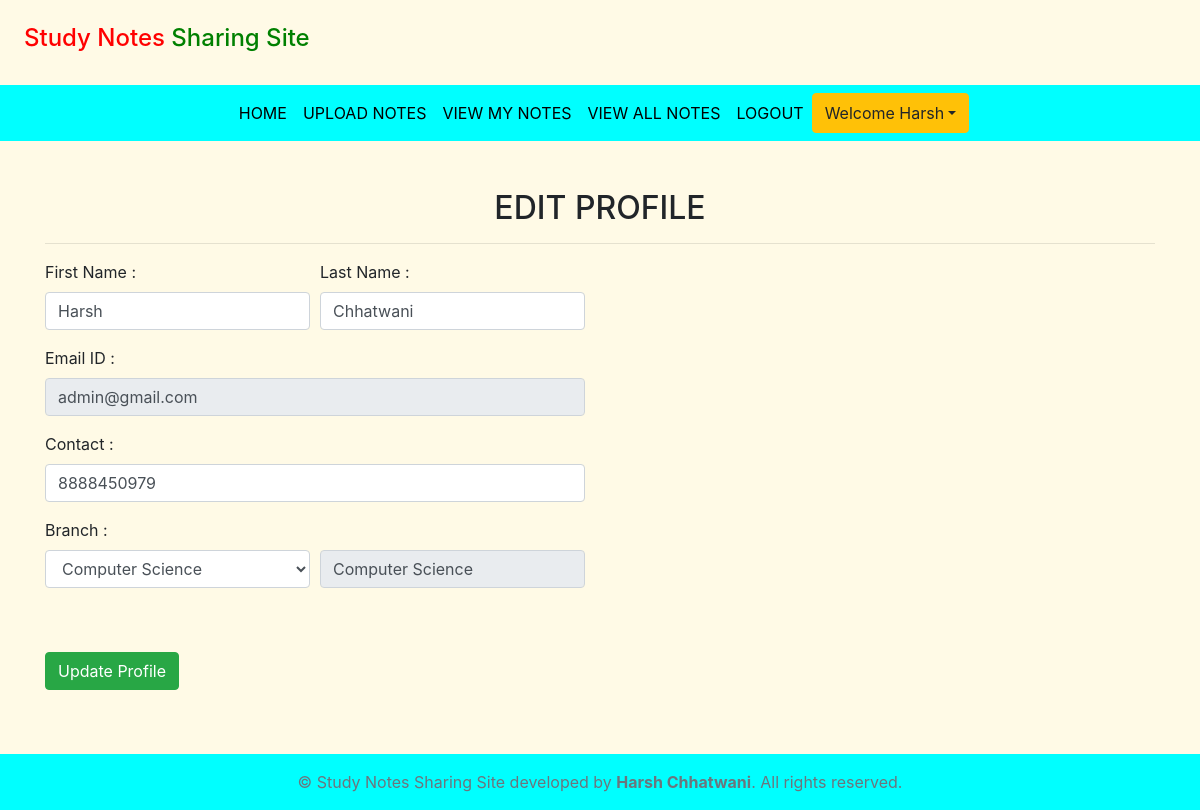
Screenshot of /editprofile/ (signed in) with the database file from the repository.
### notes/models.py (models this page shows, shortened)
class Signup(models.Model):
    user = models.ForeignKey(User, on_delete=models.CASCADE)
    contact = models.CharField(max_length=10,null=True)
    branch = models.CharField(max_length=30)
    role = models.CharField(max_length=15)

### notes/views.py (the view, shortened to what this page needs)
# urls.py: path('editprofile/',editprofile,name='editprofile'),
def editprofile(request):
    if not request.user.is_authenticated:
        return redirect('/login')
    user = User.objects.get(id=request.user.id)
    data = Signup.objects.get(user=user)
    error = False
    d = {'data':data,'user':user,'error':error}
    return render(request,'editprofile.html',d)

### notes/templates/editprofile.html (shortened to what this page needs)
{% extends 'usernavigation.html' %}
{% load static %}
{% block body %}
<div class="container">
    <h2 class="text-center mt-5">EDIT PROFILE</h2>
    <hr>
    <div class="row">
        <div class="col-sm-6">
            <form method="post">
                <div class="form-row">
                    <div class="form-group col-sm-6">
                        <label>First Name :</label>
                        <input type="text" class="form-control" value="{{data.user.first_name}}" name="firstname">
                    </div>
                    <div class="form-group col-sm-6">
                        <label>Last Name :</label>
                        <input type="text" class="form-control" value="{{data.user.last_name}}" name="lastname">
                    </div>
                </div>
                <div class="form-row">
                    <div class="form-group col-md-12">
                        <label>Email ID :</label>
                        <input type="text" class="form-control" value="{{data.user.username}}" name="emailid" readonly>
                    </div>
                </div>
                <div class="form-row">
                    <div class="form-group col-md-12">
                        <label>Contact :</label>
                        <input type="text" class="form-control" value="{{data.contact}}" name="contact">
                    </div>
                </div>
                <div class="form-row">
                    <div class="form-group col-md-6">
                        <label>Branch :</label>
                        <select class="form-control" name="branch">
                            <option value="Computer Science">Computer Science</option>
                        </select>
                    </div>
                    <div class="form-group col-md-6 mt-2">
                        <br>
                        <input type="text" value="{{data.branch}}" class="form-control" disabled>
                    </div>
                </div>
                <input type="submit" value="Update Profile" class="btn btn-success mt-5">
            </form>
        </div>
    </div>
</div>
{% endblock %}

### notes/templates/usernavigation.html (shortened to what this page needs)
<html lang="en">
<head>
  {% load static %}
  <link rel="stylesheet" href="https://maxcdn.bootstrapcdn.com/bootstrap/4.3.1/css/bootstrap.min.css">
  <link rel="stylesheet" href="https://use.fontawesome.com/releases/v5.6.3/css/all.css">
  <link rel="stylesheet" href="{% static 'css/mystyle.css' %}?v=2">
</head>
<body>
<h4 style="padding:2%"><span style="color:red;">Study Notes</span><span style="color:green;"> Sharing Site</span></h4>
<nav class="navbar navbar-expand-sm justify-content-center" style="background-color : aqua;">
<ul class="navbar-nav">
  <li class="navbar-item">
    <a class="nav-link" href="{% url 'profile' %}">HOME</a>
  </li>
  <li class="nav-item">
    <a class="nav-link" href="{% url 'upload_notes' %}">UPLOAD NOTES</a>
  </li>
  <li class="nav-item">
    <a class="nav-link" href="{% url 'view_mynotes' %}">VIEW MY NOTES</a>
  </li>
  <li class="nav-item">
    <a class="nav-link" href="{% url 'view_allnotes' %}">VIEW ALL NOTES</a>
  </li>
  <li class="nav-item">
    <a class="nav-link" href="{% url 'logout' %}">LOGOUT</a>
  </li>
  <div class="btn-group">
      <button type="button" class="btn btn-warning dropdown-toggle" data-toggle="dropdown">Welcome {{request.user.first_name}}</button>
  </div>
</ul>
</nav>
{% block body %}
{% endblock %}
<footer class="text-center text-lg-start bg-light text-muted mt-5">
  <div class="text-center p-3" style="background-color: aqua;">
    © {{ now|date:"Y" }} Study Notes Sharing Site developed by <b>Harsh Chhatwani</b>. All rights reserved.
  </div>
</footer>
</body>
</html>

### notes/static/css/mystyle.css (style rules this page uses)
body { background-color:#fffae6; }
.nav-link { color:black; }

### rows the page displays
Signup: firstname "Harsh", lastname "Chhatwani", emailid "admin@gmail.com", contact "8888450979", branch "Computer Science"

### other values shown
{{ request.user.first_name }} "Harsh"
